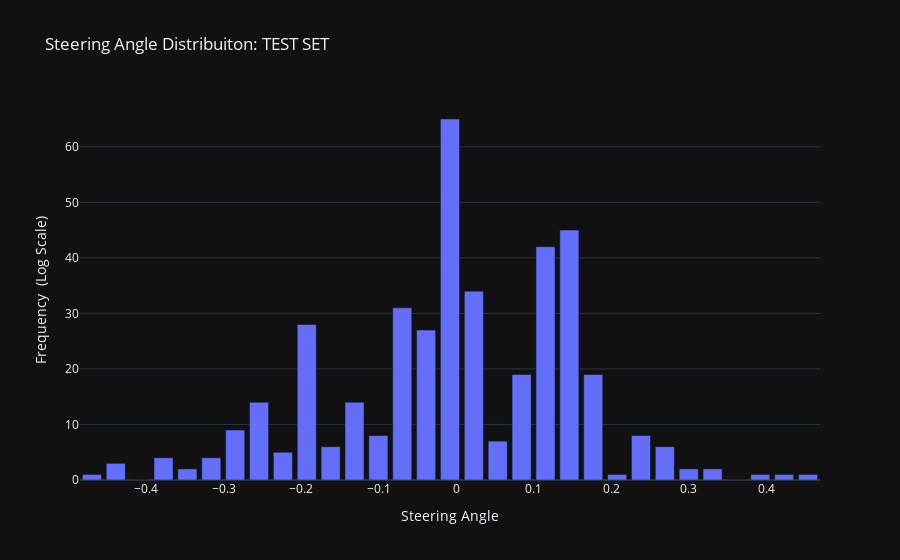

Notebook code for this chart:
### Markdown cell above
### Histogram of the test set

### Code cell
nbins_test              = 31 # Has to be an odd number so we have zero at the center
freq_test, bins_test    = np.histogram(y_test, bins=nbins_test)

"""
Centered bins: 
    This creates a Bin with zero value for the center 
    (wich is what we expect from most of the driving input)
"""
cbins_test = (bins_test[:-1] + bins_test[1:])*0.5     

fig = px.bar(x        = cbins_test, 
             y        = freq_test, 
             labels   = {'x' : 'Steering Angle', 'y' : 'Frequency  (Log Scale)'}, 
             title    = "Steering Angle Distribuiton: TEST SET",
             template ="plotly_dark",
             log_y    = False) #True

fig.show()

### Figure 1 — Plotly figure (JSON) as saved in the notebook; plotly's stock layout.template omitted (floating-point values rounded to 4 significant figures)
{"data": [{"alignmentgroup": "True", "hovertemplate": "Steering Angle=%{x}<br>Frequency  (Log Scale)=%{y}<extra></extra>", "legendgroup": "", "marker": {"color": "#636efa", "pattern": {"shape": ""}}, "name": "", "offsetgroup": "", "orientation": "v", "showlegend": false, "textposition": "auto", "type": "bar", "x": [-0.4698, -0.439, -0.4082, -0.3774, -0.3466, -0.3158, -0.285, -0.2542, -0.2234, -0.1926, -0.1618, -0.131, -0.1002, -0.0694, -0.0386, -0.007797, 0.023, 0.0538, 0.0846, 0.1154, 0.1462, 0.177, 0.2078, 0.2386, 0.2694, 0.3002, 0.331, 0.3618, 0.3926, 0.4234, 0.4542], "xaxis": "x", "y": [1, 3, 0, 4, 2, 4, 9, 14, 5, 28, 6, 14, 8, 31, 27, 65, 34, 7, 19, 42, 45, 19, 1, 8, 6, 2, 2, 0, 1, 1, 1], "yaxis": "y"}], "layout": {"barmode": "relative", "legend": {"tracegroupgap": 0}, "title": {"text": "Steering Angle Distribuiton: TEST SET"}, "xaxis": {"anchor": "y", "domain": [0, 1], "title": {"text": "Steering Angle"}}, "yaxis": {"anchor": "x", "domain": [0, 1], "title": {"text": "Frequency  (Log Scale)"}}}}
